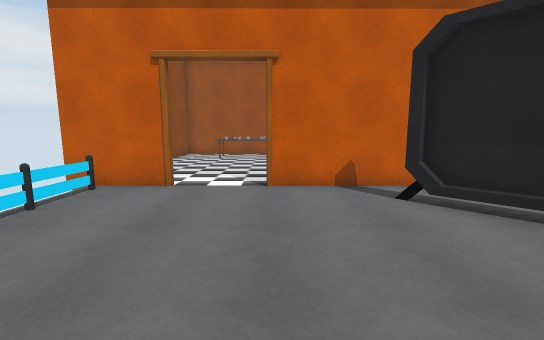
[1] (above)

15 first-person views from a walk through a scene from a Unity 3-D project. The camera is 1.5 m above the floor, tilts 8° down and sees 90° across. The floor is counted in squares, 1 m on a side. Each view is taken from the middle of a square. On the plan, view 1 faces up. The plan holds only what a view shows up to about 14 squares ahead; the rest is blank. The place goes on beyond the plan. The player character is not drawn.

[2]
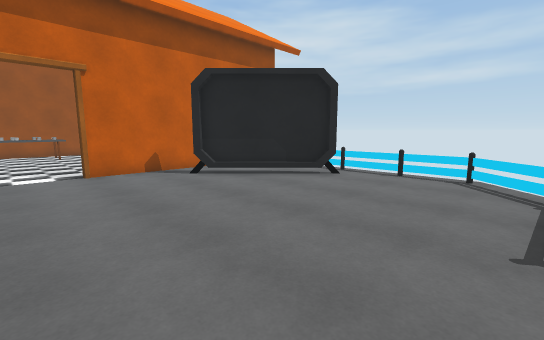

[3]
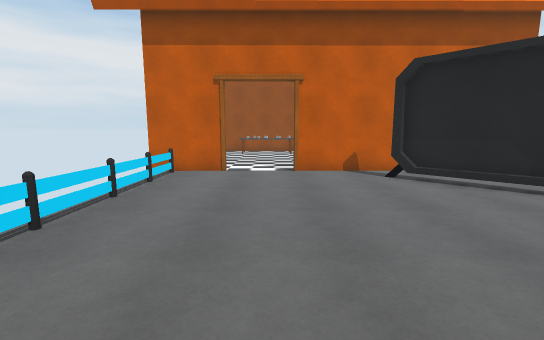

[4]
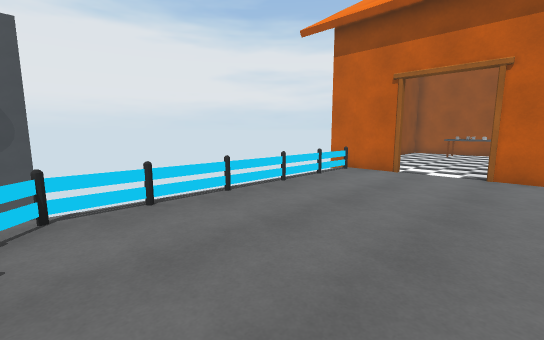

[5]
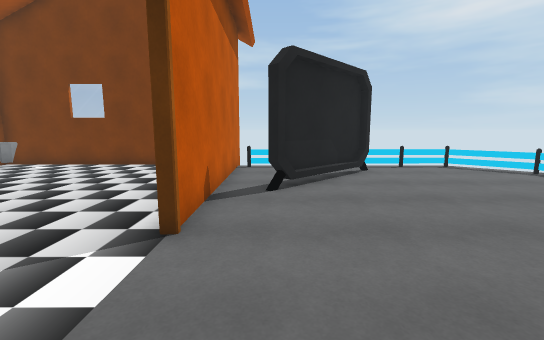

[6]
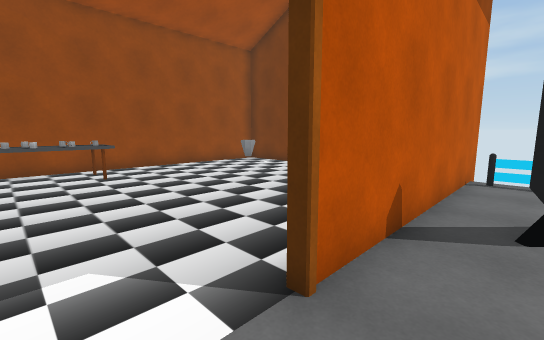

[7]
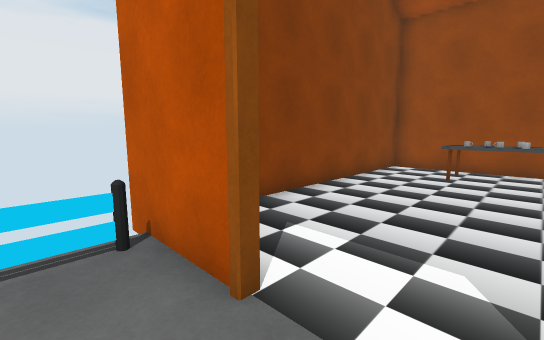

[8]
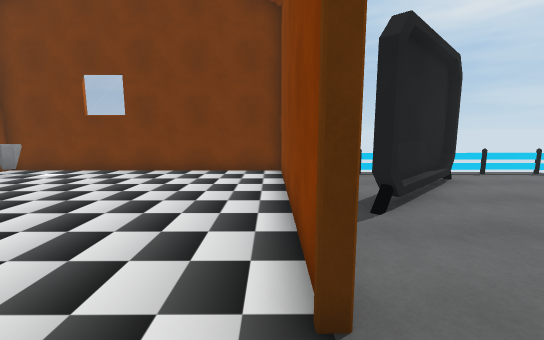

[9]
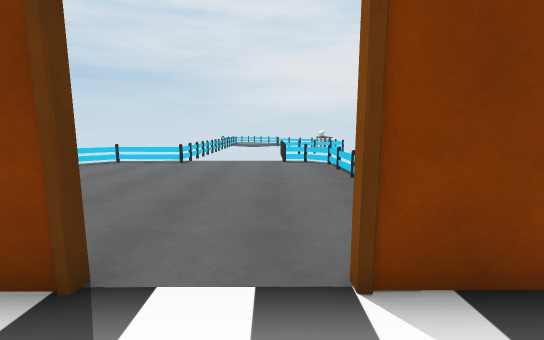

[10]
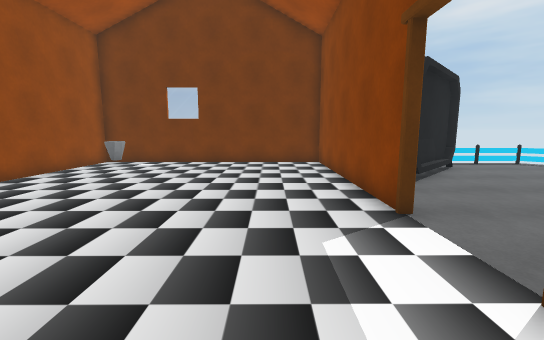

[11]
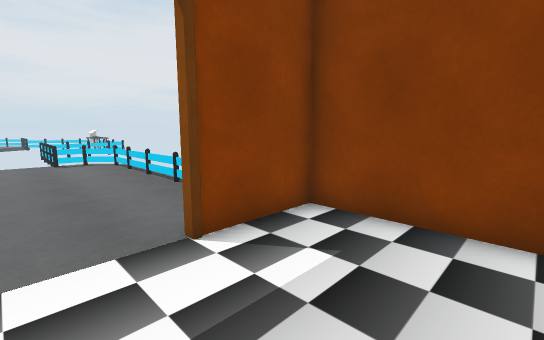

[12]
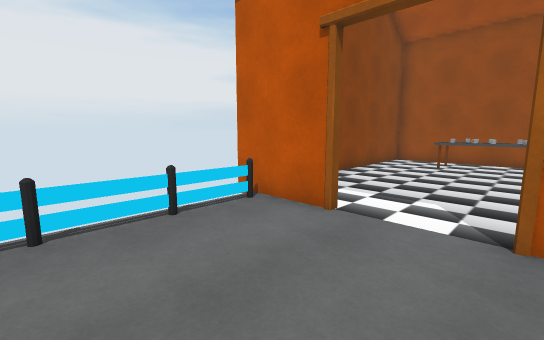

[13]
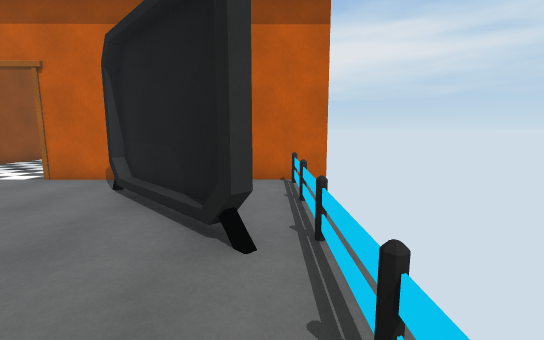

[14]
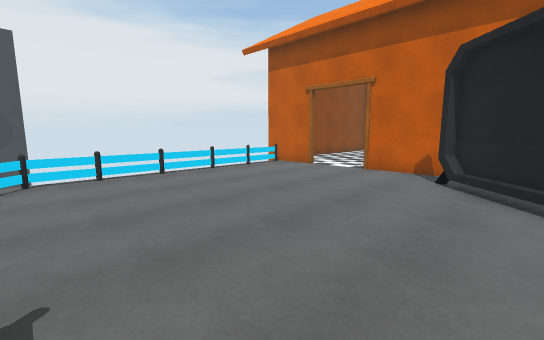

[15]
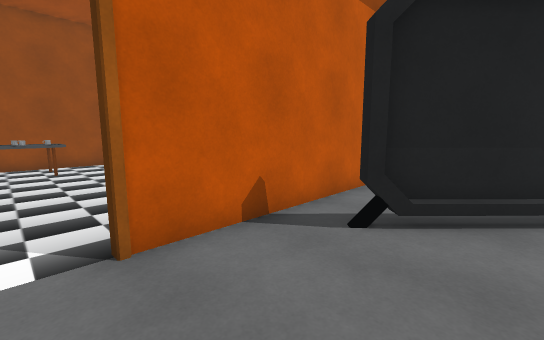

### Floor plan
Key: @ floor where view 1 was taken; # wall or solid block; x gap in a wall; . floor; = window, fence, low wall or low ledge; H house; F fence; M mug; B bin; T table; O other object.
Columns run from 6 left of view 1 to 9 right of it. Each row starts with its distance up from view 1.
 18 HHHHHHHHHHHHHHHH
 17 H  TMTT      BBH
 16 H  MMMMT       H
 15 H              H
 14 H              H
 13 H              H
 12 H              H
 11 H    .         H
 10 H.  .          H
  9 H              H
  8 HHHH..HHHHHHHHHH
  7 #F............F
  6  =.......##...=
  5  F........##..F
  4  =.........##.=
  3  F..........#xF
  2  =............=
  1  F............=
  0  =....@.......F
 -1  F............=
 -2  =...........=F
 -3  F=.....O=..==
 -4   OO    =#==O
 -5    O
 -6    O

Positions as (right, up) in squares from view 1, and headings:
1: (0, 0), facing up
2: (-2, -3), facing up-right
3: (-1, -3), facing up
4: (1, -3), facing up-left
5: (-4, 6), facing right
6: (-2, 6), facing up-right
7: (-1, 6), facing up-left
8: (-2, 8), facing right
9: (-2, 10), facing down
10: (-5, 10), facing right
11: (-1, 11), facing down-left
12: (0, 3), facing up-left
13: (7, -1), facing up
14: (5, -3), facing up-left
15: (-1, 4), facing up-right
